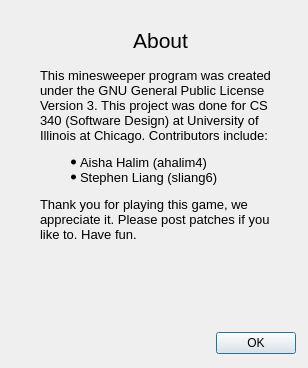
<?xml version="1.0" encoding="UTF-8"?>
<ui version="4.0">
 <class>AboutWindow</class>
 <widget class="QDialog" name="AboutWindow">
  <property name="geometry">
   <rect>
    <x>0</x>
    <y>0</y>
    <width>308</width>
    <height>368</height>
   </rect>
  </property>
  <property name="windowTitle">
   <string>About Minesweeper</string>
  </property>
  <widget class="QLabel" name="label">
   <property name="geometry">
    <rect>
     <x>40</x>
     <y>10</y>
     <width>241</width>
     <height>251</height>
    </rect>
   </property>
   <property name="text">
    <string>&lt;!DOCTYPE HTML PUBLIC &quot;-//W3C//DTD HTML 4.0//EN&quot; &quot;http://www.w3.org/TR/REC-html40/strict.dtd&quot;&gt;
&lt;html&gt;&lt;head&gt;&lt;meta name=&quot;qrichtext&quot; content=&quot;1&quot; /&gt;&lt;style type=&quot;text/css&quot;&gt;
p, li { white-space: pre-wrap; }
&lt;/style&gt;&lt;/head&gt;&lt;body style=&quot; font-family:'Sans'; font-size:10pt; font-weight:400; font-style:normal;&quot;&gt;
&lt;p align=&quot;center&quot; style=&quot; margin-top:0px; margin-bottom:0px; margin-left:0px; margin-right:0px; -qt-block-indent:0; text-indent:0px;&quot;&gt;&lt;span style=&quot; font-size:16pt;&quot;&gt;About&lt;/span&gt;&lt;/p&gt;
&lt;p style=&quot;-qt-paragraph-type:empty; margin-top:0px; margin-bottom:0px; margin-left:0px; margin-right:0px; -qt-block-indent:0; text-indent:0px;&quot;&gt;&lt;/p&gt;
&lt;p style=&quot; margin-top:0px; margin-bottom:0px; margin-left:0px; margin-right:0px; -qt-block-indent:0; text-indent:0px;&quot;&gt;This minesweeper program was created under the GNU General Public License Version 3. This project was done for CS 340 (Software Design) at University of Illinois at Chicago. Contributors include:&lt;/p&gt;
&lt;ul style=&quot;margin-top: 0px; margin-bottom: 0px; margin-left: 0px; margin-right: 0px; -qt-list-indent: 1;&quot;&gt;&lt;li style=&quot; margin-top:12px; margin-bottom:0px; margin-left:0px; margin-right:0px; -qt-block-indent:0; text-indent:0px;&quot;&gt;Aisha Halim (ahalim4)&lt;/li&gt;
&lt;li style=&quot; margin-top:0px; margin-bottom:12px; margin-left:0px; margin-right:0px; -qt-block-indent:0; text-indent:0px;&quot;&gt;Stephen Liang (sliang6)&lt;/li&gt;&lt;/ul&gt;
&lt;p style=&quot; margin-top:0px; margin-bottom:0px; margin-left:0px; margin-right:0px; -qt-block-indent:0; text-indent:0px;&quot;&gt;Thank you for playing this game, we appreciate it. Please post patches if you like to. Have fun.&lt;/p&gt;&lt;/body&gt;&lt;/html&gt;</string>
   </property>
   <property name="textFormat">
    <enum>Qt::RichText</enum>
   </property>
   <property name="wordWrap">
    <bool>true</bool>
   </property>
  </widget>
  <widget class="QLabel" name="label_2">
   <property name="geometry">
    <rect>
     <x>0</x>
     <y>270</y>
     <width>341</width>
     <height>161</height>
    </rect>
   </property>
   <property name="text">
    <string/>
   </property>
   <property name="pixmap">
    <pixmap>pink_unicorn.png</pixmap>
   </property>
  </widget>
  <widget class="QDialogButtonBox" name="okButton">
   <property name="geometry">
    <rect>
     <x>120</x>
     <y>330</y>
     <width>176</width>
     <height>27</height>
    </rect>
   </property>
   <property name="standardButtons">
    <set>QDialogButtonBox::Ok</set>
   </property>
  </widget>
 </widget>
 <resources/>
 <connections>
  <connection>
   <sender>okButton</sender>
   <signal>accepted()</signal>
   <receiver>AboutWindow</receiver>
   <slot>accept()</slot>
   <hints>
    <hint type="sourcelabel">
     <x>207</x>
     <y>343</y>
    </hint>
    <hint type="destinationlabel">
     <x>153</x>
     <y>183</y>
    </hint>
   </hints>
  </connection>
 </connections>
</ui>
